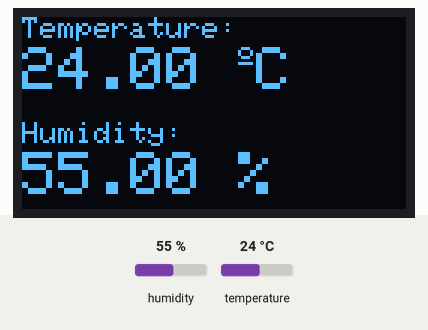
Bench run of a sketch on a simulated Arduino Uno, built with avr-gcc and run on an emulated ATmega328P. Shown: 128×64 one-colour display. Inputs (shaded band) come from the test bench; at power-on: humidity 55 %, temperature 24 °C. What the sketch prints to the serial monitor is not drawn.

Above: at 7.6 s.
7.7 s: humidity set to 22 %
At 13.0 s:
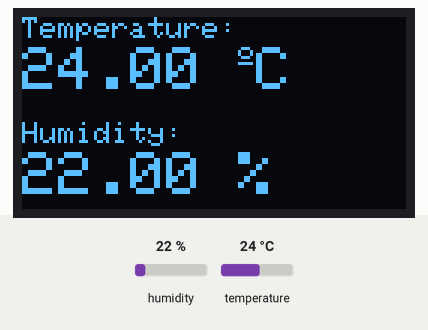
15.2 s: temperature set to 12 °C
At 17.7 s:
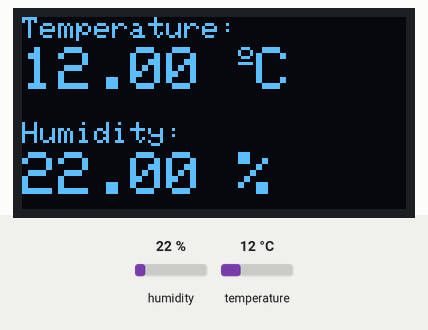
22.7 s: humidity set to 40 %
At 28.2 s:
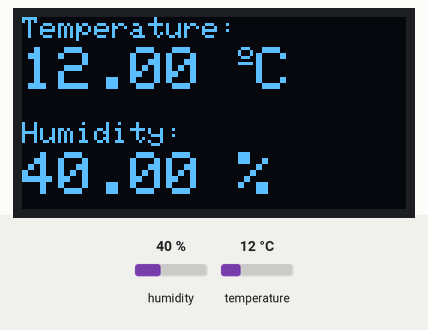
30.2 s: temperature set to 19 °C
At 32.8 s:
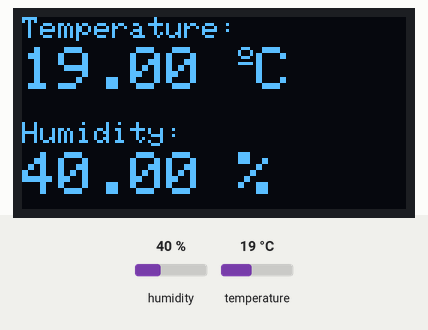
Timing chart, 0 to 34.3 s (numbered marks = the images above; inputs shaded):
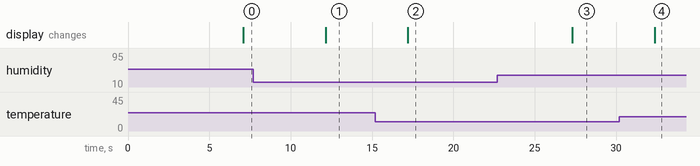

The sketch:

OLED_TEMPSense.ino
```cpp
//library calls
#include <Wire.h>             //--
#include <Adafruit_GFX.h>     //-- Allows interfacing with OLED
#include <Adafruit_SSD1306.h> //--
#include <Adafruit_Sensor.h>  //|| Allows interfacing with DHT-type sensors
#include <DHT.h>              //||

//  https://randomnerdtutorials.com/guide-for-oled-display-with-arduino/

//defines OLED displays properties
#define SCREEN_WIDTH 128
#define SCREEN_HEIGHT 64

//init display object (&Wire is used for l2c communication protocol, -1 is used as the OLED doesn't have a reset pin)
Adafruit_SSD1306 display(SCREEN_WIDTH, SCREEN_HEIGHT, &Wire, -1);

//defines DHT Sensor type
#define DHTTYPE DHT11
#define DHTPIN 2


//init DHT object using prev definitions
DHT dht(DHTPIN, DHTTYPE);

void setup() {
  Serial.begin(115200); //init serial monitor for debugging
  dht.begin();          //init dht sensor

  if(!display.begin(SSD1306_SWITCHCAPVCC, 0x3c) ){  //init OLED display
      Serial.println(F("SSD1306 allocation failed")  );
      for(;;);
    }

  delay(2000);                  //delay so display can init
  display.clearDisplay();       //clear display
  display.setTextColor(WHITE);  //text colour to white

}

void loop() {
  delay(5000);

  float t = dht.readTemperature();  //read temp & humidity
  float h = dht.readHumidity();

  if(isnan(h) || isnan(t)){         //error handling when readings cant be taken
      Serial.println("Failed to read from DHT sensor!");
    }

  //clear screen
  display.clearDisplay();

  //display temperature
  display.setTextSize(1);
  display.setCursor(0,0);
  display.print("Temperature: ");
  display.setTextSize(2);
  display.setCursor(0, 10);
  display.print(t);
  display.print(" ");
  display.setTextSize(1);
  display.cp437(true);
  display.write(167);
  display.setTextSize(2);
  display.print("C");
  Serial.println("TEMPERATURE: ");
  Serial.println(t);

  //display humidity
  display.setTextSize(1);
  display.setCursor(0, 35);
  display.print("Humidity:  ");
  display.setTextSize(2);
  display.setCursor(0, 45);
  display.print(h);
  display.print(" %");
  Serial.println("HUMIDITY: ");
  Serial.println(h);

  display.display();
}
```

Measured:
- after the input at 7.7 s, the display: changes after 4.4 s (image 1)
- after the input at 15.2 s, the display: changes after 2.0 s (image 2)
- after the input at 22.7 s, the display: changes after 4.6 s (image 3)
- after the input at 30.2 s, the display: changes after 2.2 s (image 4)
